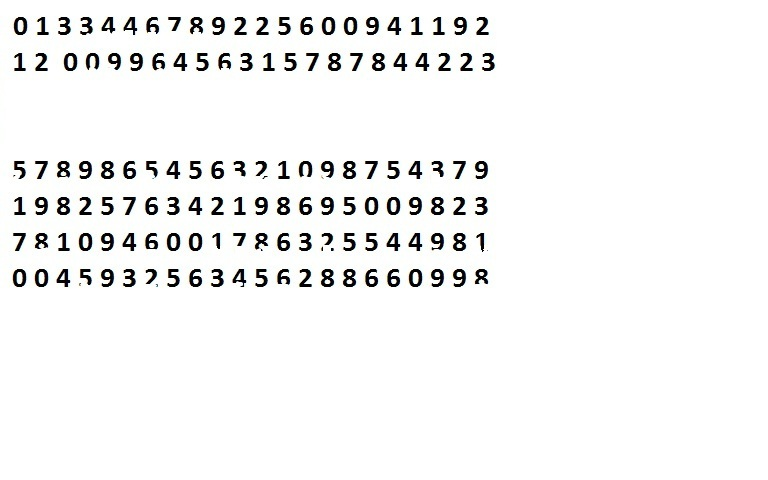
#> input picture example data/deneme.jpg, 768 x 480 px, found by its file name
$ python tani.py   (Python 2 division)
#> lines starting #> are read from the running program, lines starting #| are printed output that depends on the picture; after the words box and inside, x2 and y2 are one past the last pixel; in counts of white or black regions, pixels touching at a corner belong together
import sys

import numpy as np
import cv2

countimage=2
samples =  np.empty((0,100))
responses = []
keys = [i for i in range(48,58)]

thresh = cv2.imread('deneme'+'.jpg')
#> thresh is the input picture: shape (480, 768, 3); mean B, G, R 243.4, 243.7, 243.5
im = thresh.copy()

thresh = cv2.cvtColor(thresh,cv2.COLOR_BGR2GRAY)
#> thresh: shape (480, 768)
blur = cv2.GaussianBlur(thresh,(7,7),0)
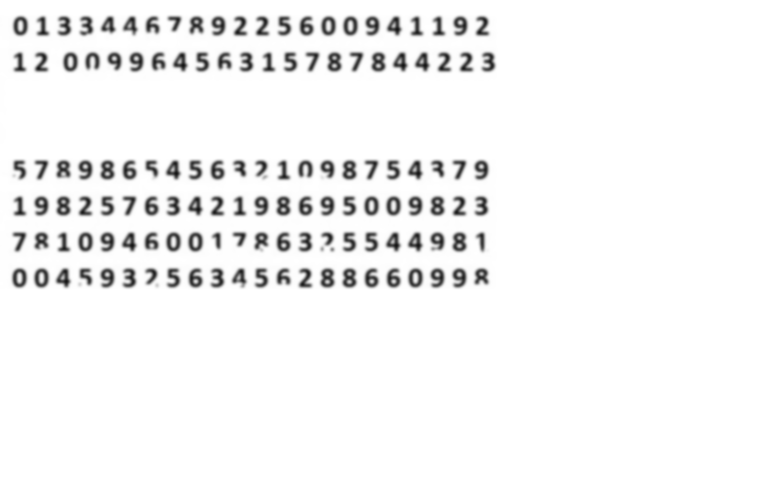
#> blur: shape (480, 768); min 20, max 255, mean 243.6
thresh = cv2.adaptiveThreshold(blur,255,1,1,9,2)
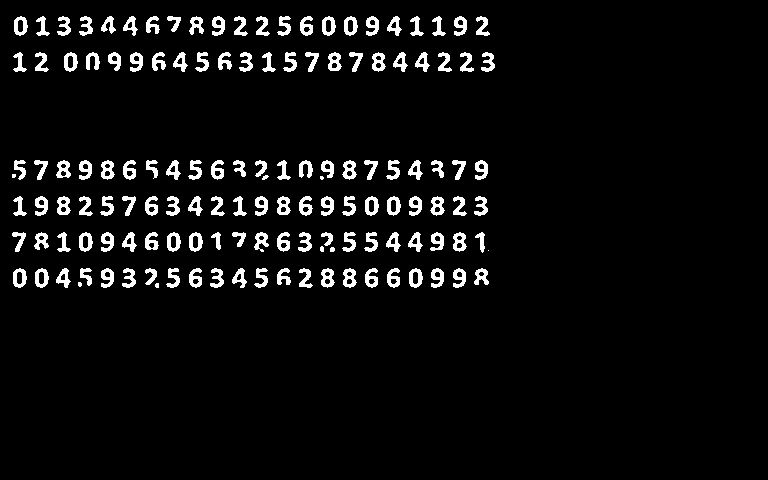
#> thresh: shape (480, 768); 5.3% white; 140 white regions (5 under 20 px)
cv2.imshow('bb',thresh)
#################      Now finding Contours         ###################

contours,hierarchy = cv2.findContours(thresh,cv2.RETR_TREE,cv2.CHAIN_APPROX_SIMPLE)
#> contours = 218 contours, 8 with area under 20; largest, box (x1, y1, x2, y2) and area: (13, 268, 27, 288) 199, (409, 268, 423, 288) 198, (35, 268, 49, 288) 198, (365, 196, 379, 216) 198, (189, 232, 203, 252) 197

for cnt in contours:
	if cv2.contourArea(cnt)>40:
		[x,y,w,h] = cv2.boundingRect(cnt)

		if (h>10) & (h<25)& (w>5) & (w<25):
			cv2.rectangle(im,(x,y),(x+w,y+h),(0,0,255),2)
			roi = thresh[y:y+h,x:x+w]
			roismall = cv2.resize(roi,(10,10))
			cv2.imshow('norm',im)
			key = cv2.waitKey(0)

			if key == 27:  # (escape to quit)
				cv2.waitKey(500)
				cv2.destroyAllWindows()
				sys.exit()
#> (the program exits here)
